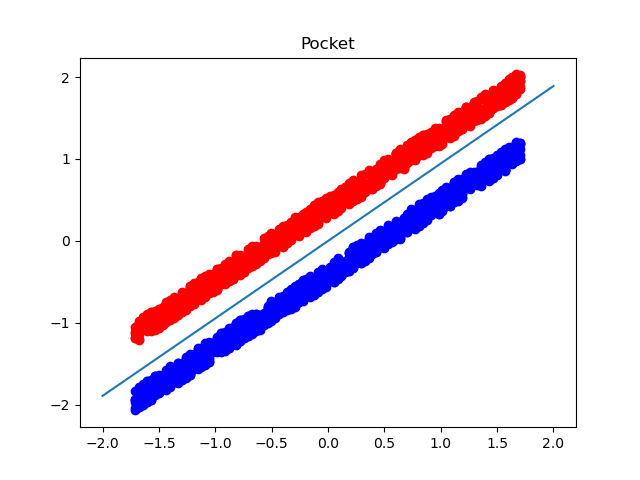

The script that saved this image:
import matplotlib.pyplot as plt
import numpy as np
import operator
import random
import time
import statistics

def rand_samples(m, b, n_points, rand_param):
    left_x_coors, left_y_coors = np.array([]), np.array([])
    right_x_coors, right_y_coors = np.array([]), np.array([])

    pos_points = int(n_points/2)
    neg_points = n_points - pos_points
    pos_count = 0
    neg_count = 0

    for _ in range(n_points):
        x = np.random.randint(0, rand_param)
        flag = 0
        while flag != 1:
            r = np.random.randint(500, 1000)
            s = random.choice([-1,1])
            state = m * x + b + r*s
            if  s < 0 and pos_count < pos_points:
                pos_count += 1
                flag = 1
                right_x_coors = np.append(right_x_coors, x)
                right_y_coors = np.append(right_y_coors, state)
            elif s > 0 and neg_count < neg_points:
                neg_count += 1
                flag = 1
                left_x_coors = np.append(left_x_coors, x)
                left_y_coors = np.append(left_y_coors, state)

    x_coors = np.append(left_x_coors, right_x_coors)
    mean_x = np.mean(x_coors)
    std_x = statistics.pstdev(x_coors)
    for i in range(len(x_coors)):
        x_coors[i] = (x_coors[i]-mean_x)/std_x

    y_coors = np.append(left_y_coors, right_y_coors)
    mean_y = np.mean(y_coors)
    std_y = statistics.pstdev(y_coors)
    for i in range(len(y_coors)):
        y_coors[i] = (y_coors[i]-mean_y)/std_y
    a = tuple(x_coors)
    b = tuple(y_coors)
    c = zip(a, b)
    d = [-1]*neg_points + [1]*pos_points
    e = zip(c,d)
    dataset = [((1,) + x, y) for x, y in list(e)]
    #print(len(dataset))
    #print(dataset)
    return dataset

def dot(u, v):
    return sum(map(operator.mul, u, v))

def sign(v):
    if v > 0:
        return 1
    elif v == 0:
        return 0
    else:
        return -1

def check_error(w, x, y):
    if np.sign(dot(w, x)) != y: # inner product
        return True
    else:
        return False

def update(w, x, y):
    u = map(operator.mul, [y]*len(x), x)
    w = map(operator.add, w, u)
    return list(w)

def sum_errors(w_t, dataset):
    errors = 0
    for x, y in dataset:
        if check_error(w_t, x, y) == True:
            errors = errors + 1
    return errors

def pla(dataset):
    w = np.zeros(3)
    t = 0
    while True:
        no_error = True
        for x, y in dataset:
            if check_error(w, x, y) == True:
                w = update(w, x, y)
                no_error = False
                break
        t += 1
        if no_error == True:
            break
    return w, t
 
def pocket(dataset, updates=1000):
    w = np.zeros(3)
    for _ in range(updates):

        """
        while True:
            x, y = random.choice(dataset)
            if check_error(w, x, y):
                break
        """
        x, y = random.choice(dataset)
        w_t = update(w, x, y)
        error = sum_errors(w, dataset)
        error_t = sum_errors(w_t, dataset)
        if error_t < error:
            w = w_t
        if error_t == 0:
            break
    return w

def main():

    m = random.randint(-100, 100)
    b = random.randint(-100, 100)
    n_points = 2000
    rand_param = 100
    dataset = rand_samples(m, b, n_points, rand_param)

    #Pocket
    start = time.time()
    w = pocket(dataset)
    w_poc = w
    end = time.time()
    pocket_time = end - start
    
    xx = list(filter(lambda d: d[1] == -1, dataset))
    #print(xx)
    for i in range(int(n_points/2)):
        #print(i)
        plt.plot(xx[i][0][1], xx[i][0][2], 'o', color='red')   # negative 

    oo = list(filter(lambda d: d[1] == 1, dataset))
    for i in range(int(n_points/2)):
        plt.plot(oo[i][0][1], oo[i][0][2], 'o', color='blue')   # negative 
    x = np.linspace(-2, 2)

    # w0 + w1x + w2y = 0
    # y = -w0/w2 - w1/w2 x
    plt.plot(x, (-w[1]/w[2])*x + (-w[0]/w[2]))
    #print('find',(-w[1]/w[2]))
    plt.show()
    plt.title('Pocket')
    

    #PLA
    start = time.time()
    w, t = pla(dataset)
    end = time.time()
    pla_time = end - start

    print('PLA processing time: %.2f' % pla_time)
    print('Pocket processing time: %.2f' % pocket_time)
    """
    plt.subplot(212)
    xx = list(filter(lambda d: d[1] == -1, dataset))
    #print(xx)
    for i in range(int(n_points/2)):
        #print(i)
        plt.plot(xx[i][0][1], xx[i][0][2], 'o', color='red')   # negative 

    oo = list(filter(lambda d: d[1] == 1, dataset))
    for i in range(int(n_points/2)):
        plt.plot(oo[i][0][1], oo[i][0][2], 'o', color='blue')   # negative 
    x = np.linspace(-2, 2)

    # w0 + w1x + w2y = 0
    # y = -w0/w2 - w1/w2 x
    plt.plot(x, (-w[1]/w[2])*x + (-w[0]/w[2]))
    plt.show()
    plt.title('PLA')
    #print((-w[1]/w[2]))
    """
    plt.savefig('problem3.png')
    #print(sum_errors(w_poc, dataset))
    accurate_rate = (2000-sum_errors(w_poc, dataset))/2000
    print('accurate rate: {:.2%}'.format(accurate_rate))
    print('errors: ', sum_errors(w_poc, dataset))
    
if __name__ == '__main__':
    main()